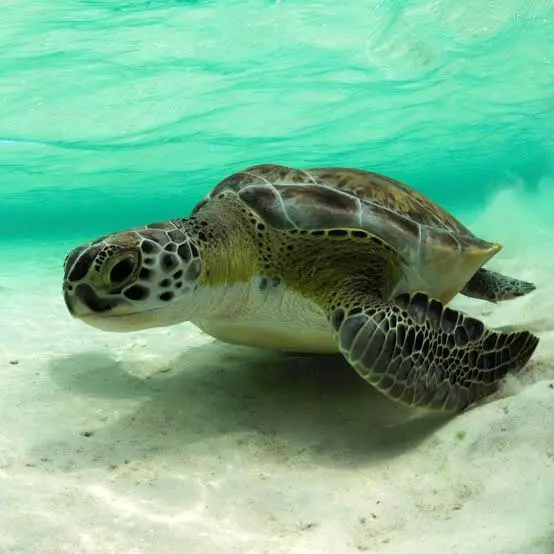
#> input picture image.png, 554 x 554 px
$ python test_canny.py
#> lines starting #> are read from the running program, lines starting #| are printed output that depends on the picture; after the words box and inside, x2 and y2 are one past the last pixel; in counts of white or black regions, pixels touching at a corner belong together
import numpy as np
import cv2
import matplotlib.pyplot as plt
import os

def custom_convolve(image, kernel):
    kernel_flipped = np.flip(kernel)
    kh, kw = kernel.shape
    img_h, img_w = image.shape
    pad_h = kh // 2
    pad_w = kw // 2
    padded = np.pad(image, ((pad_h, pad_h), (pad_w, pad_w)), mode='symmetric')
    padded = np.ascontiguousarray(padded)

    shape = (img_h, img_w, kh, kw)
    strides = (padded.strides[0], padded.strides[1], padded.strides[0], padded.strides[1])
    patches = np.lib.stride_tricks.as_strided(padded, shape=shape, strides=strides)

    return np.tensordot(patches, kernel_flipped, axes=((2, 3), (0, 1)))

def rgb_to_gray(img):
    if len(img.shape) == 2:
        return img
    b, g, r = img[:,:,0], img[:,:,1], img[:,:,2]
    gray = 0.2989 * r + 0.5870 * g + 0.1140 * b
    return gray.astype(np.uint8)

def gaussian_kernel(size, sigma=1.0):
    size = int(size) // 2
    x, y = np.mgrid[-size:size+1, -size:size+1]
    normal = 1 / (2.0 * np.pi * sigma**2)
    g =  np.exp(-((x**2 + y**2) / (2.0*sigma**2))) * normal
    return g

def sobel_filters(img):
    Kx = np.array([[-1, 0, 1], [-2, 0, 2], [-1, 0, 1]], np.float32)
    Ky = np.array([[1, 2, 1], [0, 0, 0], [-1, -2, -1]], np.float32)

    Ix = custom_convolve(img.astype(np.float32), Kx)
    Iy = custom_convolve(img.astype(np.float32), Ky)

    G = np.hypot(Ix, Iy)
    g_max = G.max()
    if g_max > 0:
        G = G / g_max * 255
    theta = np.arctan2(Iy, Ix)
    return G, theta

def non_max_suppression(img, D):
    M, N = img.shape
    angle = D * 180. / np.pi
    angle[angle < 0] += 180

    img_pad = np.pad(img, ((1,1), (1,1)), 'constant')

    mask_0 = ((angle >= 0) & (angle < 22.5)) | ((angle >= 157.5) & (angle <= 180))
    mask_45 = (angle >= 22.5) & (angle < 67.5)
    mask_90 = (angle >= 67.5) & (angle < 112.5)
    mask_135 = (angle >= 112.5) & (angle < 157.5)

    q0 = img_pad[1:M+1, 2:N+2]
    r0 = img_pad[1:M+1, 0:N]

    q45 = img_pad[0:M, 2:N+2]
    r45 = img_pad[2:M+2, 0:N]

    q90 = img_pad[0:M, 1:N+1]
    r90 = img_pad[2:M+2, 1:N+1]

    q135 = img_pad[0:M, 0:N]
    r135 = img_pad[2:M+2, 2:N+2]

    q = np.zeros_like(img)
    r = np.zeros_like(img)

    q[mask_0] = q0[mask_0]
    r[mask_0] = r0[mask_0]

    q[mask_45] = q45[mask_45]
    r[mask_45] = r45[mask_45]

    q[mask_90] = q90[mask_90]
    r[mask_90] = r90[mask_90]

    q[mask_135] = q135[mask_135]
    r[mask_135] = r135[mask_135]

    suppressed = (img >= q) & (img >= r)
    Z = np.where(suppressed, img, 0.0)
    return Z

def double_threshold(img, lowThresholdRatio=0.05, highThresholdRatio=0.09, high_threshold=None, low_threshold=None):
    if high_threshold is None:
        highThreshold = img.max() * highThresholdRatio
    else:
        highThreshold = high_threshold

    if low_threshold is None:
        lowThreshold = highThreshold * lowThresholdRatio
    else:
        lowThreshold = low_threshold

    M, N = img.shape
    res = np.zeros((M,N), dtype=np.int32)
    weak = np.int32(25)
    strong = np.int32(255)

    strong_i, strong_j = np.where(img >= highThreshold)
    weak_i, weak_j = np.where((img <= highThreshold) & (img >= lowThreshold))

    res[strong_i, strong_j] = strong
    res[weak_i, weak_j] = weak
    return res, weak, strong

def hysteresis(img, weak, strong=255):
    M, N = img.shape
    img_out = np.copy(img)
    strong_i, strong_j = np.where(img_out == strong)
    stack = list(zip(strong_i, strong_j))

    while stack:
        i, j = stack.pop()
        for dx in [-1, 0, 1]:
            for dy in [-1, 0, 1]:
                if dx == 0 and dy == 0:
                    continue
                ni, nj = i + dx, j + dy
                if 0 <= ni < M and 0 <= nj < N:
                    if img_out[ni, nj] == weak:
                        img_out[ni, nj] = strong
                        stack.append((ni, nj))

    img_out[img_out == weak] = 0
    return img_out

def canny_edge_detection(image, blur_size=5, blur_sigma=1.0, low_ratio=0.05, high_ratio=0.09, high_threshold=None, low_threshold=None):
    kernel = gaussian_kernel(blur_size, sigma=blur_sigma)
    img_smoothed = custom_convolve(image, kernel)

    G, theta = sobel_filters(img_smoothed)
    nms = non_max_suppression(G, theta)
    dt, weak, strong = double_threshold(nms, low_ratio, high_ratio, high_threshold=high_threshold, low_threshold=low_threshold)
    out = hysteresis(dt, weak, strong)
    return out

def otsu_threshold(img):
    flat = img.flatten()
    hist, bins = np.histogram(flat, bins=256, range=(0, 256))
    total = flat.size
    sum_all = np.dot(np.arange(256), hist)

    sumB, wB = 0, 0
    maximum = 0.0
    threshold1 = 0.0

    for i in range(256):
        wB += hist[i]
        if wB == 0:
            continue
        wF = total - wB
        if wF == 0:
            break

        sumB += float(i * hist[i])
        mB = sumB / wB
        mF = (sum_all - sumB) / wF
        varBetween = wB * wF * (mB - mF) ** 2

        if varBetween > maximum:
            maximum = varBetween
            threshold1 = i
    return threshold1

def calculate_iou(pred_edges, true_edges):
    pred = (pred_edges > 0).astype(bool)
    true = (true_edges > 0).astype(bool)
    intersection = np.logical_and(pred, true).sum()
    union = np.logical_or(pred, true).sum()
    if union == 0:
        return 0.0
    return intersection / union

def run_test():
    print("--- TESTING CANNY PIPELINE (EXERCISE 1) ---")
    if os.path.exists('image.png'):
        print("Loading image.png...")
        color_img = cv2.imread('image.png', cv2.IMREAD_COLOR)
#> color_img is the input picture: shape (554, 554, 3); mean B, G, R 144, 177.8, 121.3
        img = rgb_to_gray(color_img)
    else:
        print("image.png not found. Creating random image...")
        img = np.random.randint(0, 255, (200, 200), dtype=np.uint8)

    # Test Canny with manual thresholding
    print("Running Canny Edge Detection (Manual)...")
    canny_manual = canny_edge_detection(img, high_threshold=80, low_threshold=30)
#> in custom_convolve, `padded = np.pad(image, ((pad_h, pad_h), (pad_w, pad_w)), mode='symmetr..`:
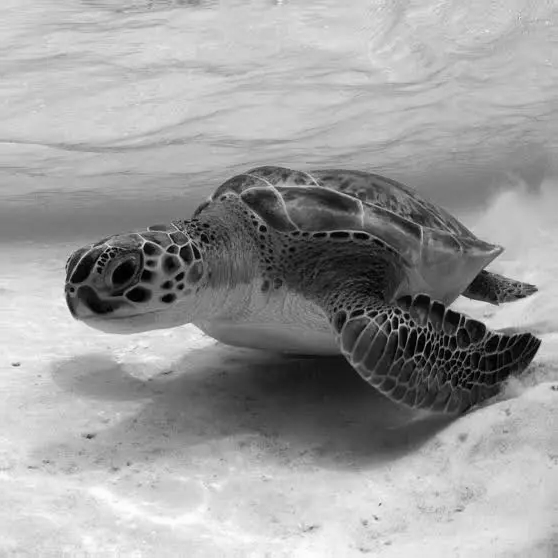
#> padded: shape (558, 558); min 0, max 253, mean 157.2
#> in custom_convolve, `strides = (padded.strides[0], padded.strides[1], padded.strides[0], pa..`: strides = (558, 1, 558, 1)
#> in sobel_filters, `g_max = G.max()`: g_max = 454
#> in non_max_suppression, `mask_0 = ((angle >= 0) & (angle < 22.5)) | ((angle >= 157.5) & (angle ..`:
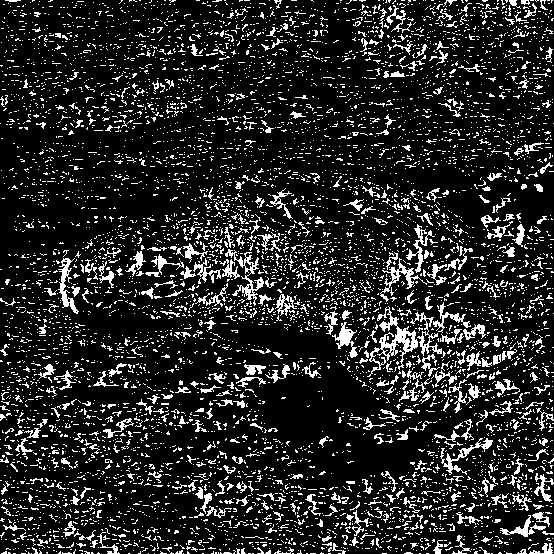
#> mask_0: shape (554, 554) bool; 14.9% white in thin lines or dots
#> in non_max_suppression, `mask_45 = (angle >= 22.5) & (angle < 67.5)`: mask_45: shape (554, 554) bool; 19.5% white in thin lines or dots
#> in non_max_suppression, `mask_90 = (angle >= 67.5) & (angle < 112.5)`: mask_90: shape (554, 554) bool; 43.9% white; 3269 white regions (2839 under 20 px), largest, box (x1, y1, x2, y2) and area: (0, 0, 554, 419) 66671, (95, 304, 436, 515) 16914, (274, 173, 394, 273) 2841
#> in non_max_suppression, `mask_135 = (angle >= 112.5) & (angle < 157.5)`: mask_135: shape (554, 554) bool; 21.6% white in thin lines or dots
#> in non_max_suppression, `q[mask_45] = q45[mask_45]`: q: shape (554, 554) float32; min 0, max 255, mean 4.9
#> in non_max_suppression, `r[mask_45] = r45[mask_45]`: r: shape (554, 554) float32; min 0, max 255, mean 4.9
#> in non_max_suppression, `suppressed = (img >= q) & (img >= r)`: suppressed: shape (554, 554) bool; 25% white in thin lines or dots
#> in double_threshold, `strong_i, strong_j = np.where(img >= highThreshold)`: strong_i = 4054 values from 164 to 549; strong_j = 4054 values, max 553 at index 3867, min 10 at index 3707, mean 310.6
#> in double_threshold, `weak_i, weak_j = np.where((img <= highThreshold) & (img >= lowThreshol..`: weak_i = 11511 values from 0 to 553; weak_j = 11511 values, max 553 at index 7479, min 0 at index 750, mean 309.7
#> in canny_edge_detection, `dt, weak, strong = double_threshold(nms, low_ratio, high_ratio, high_t..`: dt: shape (554, 554) int32; 3 distinct labels, from 0 to 255
#> in canny_edge_detection, `dt, weak, strong = double_threshold(nms, low_ratio, high_ratio, high_t..`: weak = 25; strong = 255
#> in hysteresis, `strong_i, strong_j = np.where(img_out == strong)`: strong_i = 4054 values from 164 to 549
#> in hysteresis, `stack = list(zip(strong_i, strong_j))`: stack = 4054 pairs, first value 164 to 549, second value 10 to 553
#> the loop in hysteresis, `while stack:` made 9319 passes
#> (i, j) on passes 1 to 3: (549, 358), (550, 359), (549, 360)
#> after the loop in hysteresis, `while stack:`:
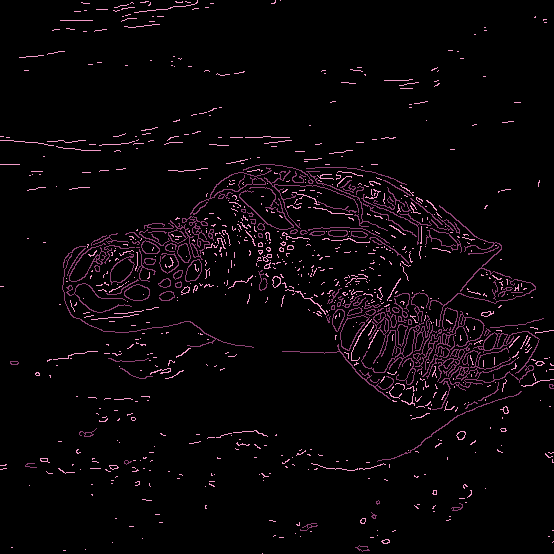
#> img_out: shape (554, 554) int32; 3 distinct labels, from 0 to 255; one colour per label, 0 black
#> after the loop in hysteresis, `while stack:`: stack = []
#> in hysteresis, `img_out[img_out == weak] = 0`:
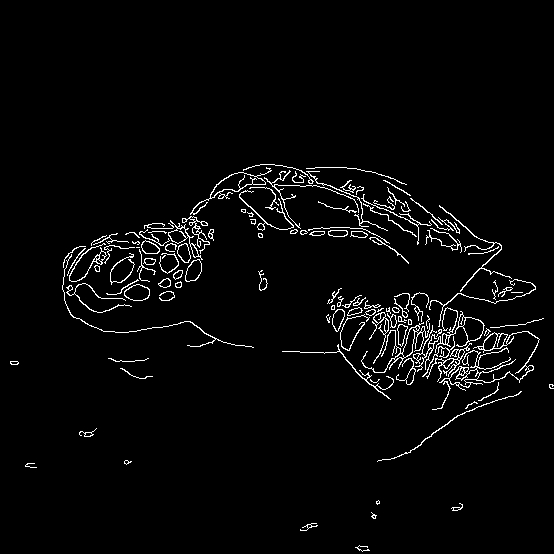
#> img_out: shape (554, 554) int32; 3% white in thin lines or dots, all inside (x1, y1, x2, y2) = (10, 164, 554, 552)

    # Test Otsu thresholding
    print("Calculating Otsu threshold...")
    kernel = gaussian_kernel(5, sigma=1.0)
    img_smoothed = custom_convolve(img, kernel)
    G, _ = sobel_filters(img_smoothed)
    tau_high_otsu = otsu_threshold(G)
#> in otsu_threshold, `hist, bins = np.histogram(flat, bins=256, range=(0, 256))`: hist = 256 values, max 22766 at index 3, min 0 at index 224, mean 1198.9; bins = 257 values from 0 to 256
#> in otsu_threshold, `sum_all = np.dot(np.arange(256), hist)`: sum_all = 4541616
#> the loop in otsu_threshold, `for i in range(256):` made 256 passes
#> (wB, wF, sumB, mB, mF, maximum) on passes 1 to 12: (7668, 299248, 0, 0, 15.18, 5.29e+11), (25602, 281314, 17934, 0.7, 16.08, 1.7e+12), (48326, 258590, 63382, 1.31, 17.32, 3.2e+12), (71092, 235824, 131680, 1.85, 18.7, 4.76e+12), (92792, 214124, 218480, 2.35, 20.19, 6.32e+12), (112821, 194095, 318625, 2.82, 21.76, 7.85e+12), (130668, 176248, 425707, 3.26, 23.35, 9.3e+12), (146369, 160547, 535614, 3.66, 24.95, 1.07e+13), (159847, 147069, 643438, 4.03, 26.51, 1.19e+13), (172163, 134753, 754282, 4.38, 28.11, 1.31e+13), (183082, 123834, 863472, 4.72, 29.7, 1.42e+13), (192762, 114154, 969952, 5.03, 31.29, 1.52e+13)
#> (wB, wF, sumB, mB, mF, varBetween) on passes 42 to 47: (283520, 23396, 2848832, 10.05, 72.35, 2.58e+13), (284356, 22560, 2883944, 10.14, 73.48, 2.57e+13), (285099, 21817, 2915893, 10.23, 74.52, 2.57e+13), (285834, 21082, 2948233, 10.31, 75.58, 2.57e+13), (286568, 20348, 2981263, 10.4, 76.68, 2.56e+13), (287227, 19689, 3011577, 10.49, 77.71, 2.56e+13)
#> after the loop in otsu_threshold, `for i in range(256):`: maximum = 2.58e+13; sumB = 4541361; threshold1 = 40; wB = 306916
#> tau_high_otsu = 40
    tau_low_otsu = 0.5 * tau_high_otsu
#> tau_low_otsu = 20
    print(f"Otsu High: {tau_high_otsu}, Low: {tau_low_otsu}")
#| Otsu High: 40, Low: 20.0

    # Test Canny with Otsu
    print("Running Canny Edge Detection (Otsu)...")
    canny_otsu = canny_edge_detection(img, high_threshold=tau_high_otsu, low_threshold=tau_low_otsu)
#> call 2 of canny_edge_detection, with blur_size = 5, blur_sigma = 1, low_ratio = 0.05, high_ratio = 0.09, high_threshold = 40, low_threshold = 20
#> in canny_edge_detection (call 2), `dt, weak, strong = double_threshold(nms, low_ratio, high_ratio, high_t..`:
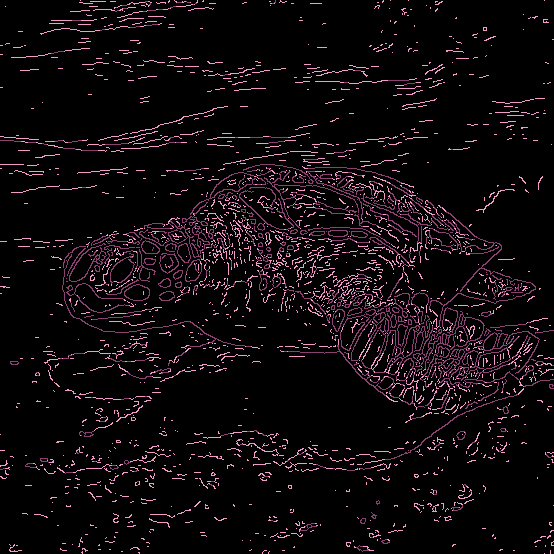
#> dt: shape (554, 554) int32; 3 distinct labels, from 0 to 255; one colour per label, 0 black
#> call 2 of hysteresis, with weak = 25, strong = 255
#> in hysteresis (call 2), `strong_i, strong_j = np.where(img_out == strong)`: strong_i = 11122 values from 0 to 551; strong_j = 11122 values, max 553 at index 7672, min 0 at index 205, mean 319.2
#> in hysteresis (call 2), `stack = list(zip(strong_i, strong_j))`: stack = 11122 pairs, first value 0 to 551, second value 0 to 553
#> the loop in hysteresis (call 2), `while stack:` made 16922 passes
#> (i, j) on passes 1 to 3: (551, 362), (550, 368), (550, 369)
#> after the loop in hysteresis (call 2), `while stack:`:
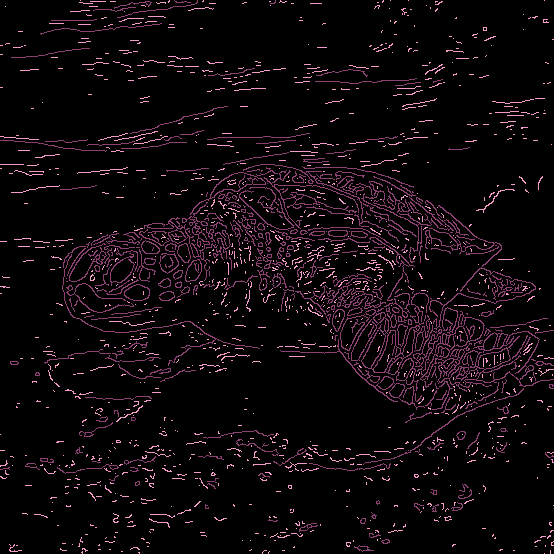
#> img_out: shape (554, 554) int32; 3 distinct labels, from 0 to 255; one colour per label, 0 black
#> after the loop in hysteresis (call 2), `while stack:`: stack = []
#> in hysteresis (call 2), `img_out[img_out == weak] = 0`: img_out: shape (554, 554) int32; 5.5% white in thin lines or dots

    # Test against opencv
    print("Comparing with cv2.Canny...")
    cv2_edges = cv2.Canny(img, 30, 80)
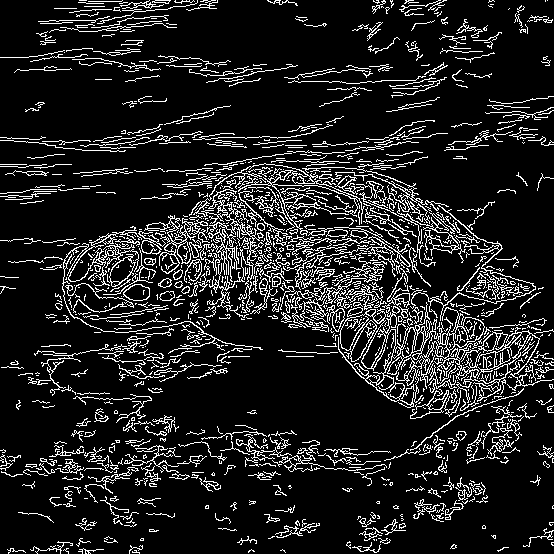
#> cv2_edges: shape (554, 554); 12.8% white in thin lines or dots
    iou_manual = calculate_iou(canny_manual, cv2_edges)
#> in calculate_iou, `intersection = np.logical_and(pred, true).sum()`: intersection = 7102
#> in calculate_iou, `union = np.logical_or(pred, true).sum()`: union = 41534
#> iou_manual = 0.171
    iou_otsu = calculate_iou(canny_otsu, cv2_edges)
#> iou_otsu = 0.291
    print(f"IoU (Manual) vs OpenCV: {iou_manual:.4f}")
#| IoU (Manual) vs OpenCV: 0.1710
    print(f"IoU (Otsu) vs OpenCV: {iou_otsu:.4f}")
#| IoU (Otsu) vs OpenCV: 0.2906

    # Assert output properties
    assert canny_manual.shape == img.shape, "Shape mismatch"
    assert canny_otsu.shape == img.shape, "Shape mismatch"
    assert np.all(np.isin(canny_manual, [0, 255])), "Canny output should only be 0 or 255"
    assert np.all(np.isin(canny_otsu, [0, 255])), "Canny output should only be 0 or 255"

    # Save test visualization to png
    plt.figure(figsize=(15, 5))
    plt.subplot(1, 3, 1)
    plt.title("Original Grayscale")
    plt.imshow(img, cmap='gray')
    plt.subplot(1, 3, 2)
    plt.title("Manual Canny (30, 80)")
    plt.imshow(canny_manual, cmap='gray')
    plt.subplot(1, 3, 3)
    plt.title(f"Otsu Canny ({tau_low_otsu:.1f}, {tau_high_otsu:.1f})")
    plt.imshow(canny_otsu, cmap='gray')
    plt.tight_layout()
    plt.savefig('test_canny_result.png')
    print("Saved visualization to test_canny_result.png")
    print("--- CANNY PIPELINE TESTS PASSED SUCCESSFULY ---")

if __name__ == '__main__':
    run_test()
